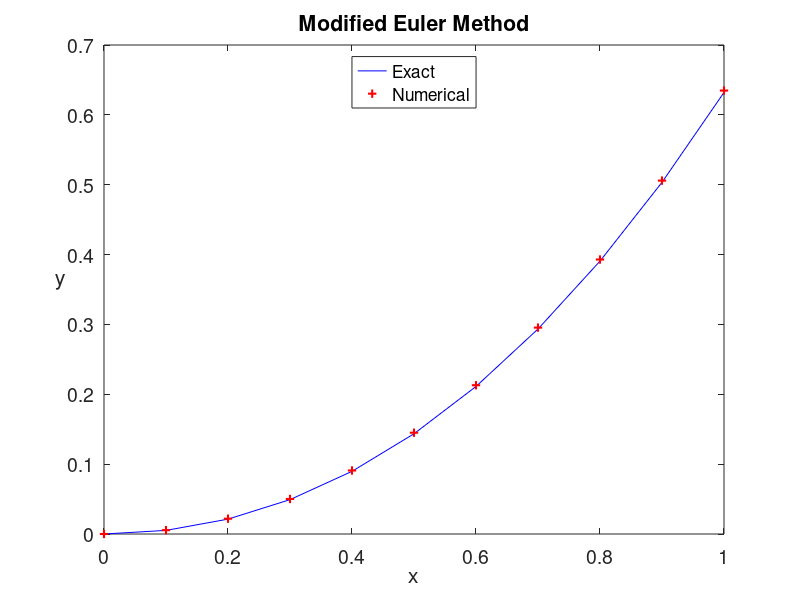

MATLAB code to generate this figure:
% Euler2.m
% Modified Euler method for the ODE model
% u'=t^2+t-u,  t \in [0,1]
% Initial condition : u(0)=0
% Exact solution : u(t)=-exp(-t)+t^2-t+1.
clear all
h=0.1;
x=0:h:1;                     % function interval
n=length(x)-1;
u(1)=0;                      % initial value
fun=@(t,u) t.^2+t-u;         % RHS
for i=1:n
    k1=fun(x(i),u(i));
    k2=fun(x(i+1),u(i)+h*k1);
    u(i+1)=u(i)+(h/2)*(k1+k2);
end
ue=-exp(-x)+x.^2-x+1;        % exact solution
plot(x,ue,'b-',x,u,'r+','LineWidth',1.5)
xlabel('x','fontsize', 16), ylabel('y','fontsize',16,'Rotation',0)
legend('Exact','Numerical','location','North')
title('Modified Euler Method','fontsize',14)
set(gca,'fontsize',14)
